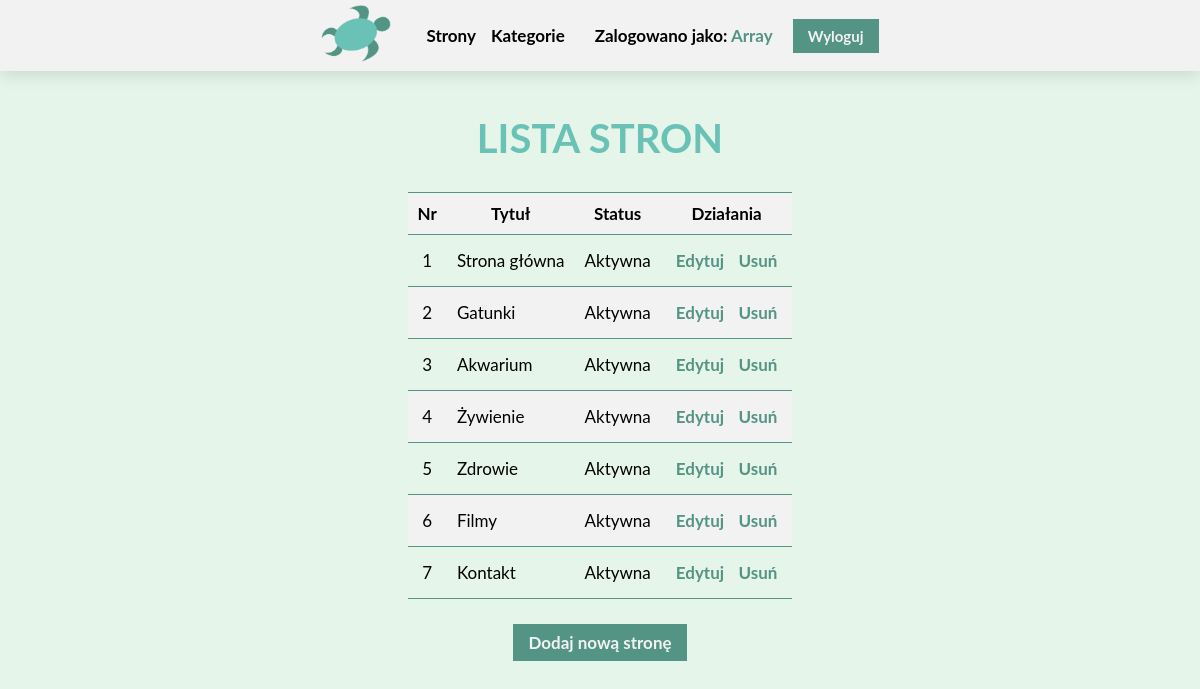
The app's page /admin/admin.php (signed in) with its own data.
### tables this page shows
CREATE TABLE `page_list` (
  `id` int NOT NULL,
  `page_title` varchar(255) NOT NULL,
  `page_content` text NOT NULL,
  `alias` varchar(20) NOT NULL,
  `status` tinyint(1) NOT NULL DEFAULT '1'
);

### admin/pageAdmin.php (the view, shortened to what this page needs)
<?php
require_once('../cfg.php');
function pageList()
{
    global $conn;
    $query = "SELECT * FROM page_list ORDER BY 'id' DESC LIMIT 100";
    $result = mysqli_query($conn, $query);
    $list = '<div class="main-header">
                <h1>Lista stron</h1>
            </div>';
    $list .= '<table class="table">
                    <tr>
                        <th>Nr</th>
                        <th>Tytuł</th>
                        <th>Status</th>
                        <th>Działania</th>
                    </tr>';
    while ($row = mysqli_fetch_assoc($result)) {
        if ($row['status'] == 1)
            $status = "Aktywna";
        else
            $status = "Nieaktywna";
        $list .= '<tr> <td>' . $row['id'] . '</td> <td>' . $row['page_title'] . '</td> <td>' . $status . '</td>';
        $list .= '<td>
                    <form method="POST" action="' . $_SERVER['REQUEST_URL'] . '" enctype="multipart/form-data">
                        <input type="hidden" id="page" name="page" value="' . $row['id'] . '">
                        <a href="./admin.php?id=edycja_strony&page=' . $row['id'] . '" class="admin-btn"> Edytuj</a>
                        <input type="submit" name="delete" class="admin-btn" value="Usuń" />
                    </form>
                </td> </tr>';
    }
    $list .= '</table>';
    $list .= '<a href="./admin.php?id=nowa_strona" class="btn">Dodaj nową stronę</a>';
    echo $list;
}
?>

### admin/admin.php (shortened to what this page needs)
<!DOCTYPE html>
<html lang="en">
  <head>
    <link rel="stylesheet" href="../css/admin.css" />
  </head>
  <body>
    <header class="header">
      <a href="./admin.php">
        <img src="../images/logo.png" alt="Logo" class="logo" />
      </a>
      <ul class="menu">
        <li><a href="./admin.php?id=lista_stron" class="menu-item">Strony</a></li>
        <li><a href="./admin.php?id=lista_kategorii" class="menu-item">Kategorie</a></li>
      </ul>
        <?php
          if (isset($_SESSION['user'])) {
            echo
            '<ul class="menu">
                    <li>Zalogowano jako: <span class="highlight">' . $_SESSION['user'] . '</span></li>
                    <li>
                      <form method="POST">
                        <input type="submit" name="logout" class="btn" value="Wyloguj" />
                      </form> </ul>';
          }
        ?>
    </header>
    <section class="section admin">
      <div class="section-center clearfix">
        <div class="section-text">
          <?php
                require_once('./login.php');
                require_once('./pageAdmin.php');
                switch ($_GET['id']) {
                    default:
                    if (!isset($_SESSION['user']))
                        loginForm();
                      else
                        pageList();
                }
            ?>
        </div>
      </div>
    </section>
  </body>
</html>

### css/admin.css (style rules this page uses)
.highlight { color: var(--dark-green); }
.header .btn { margin: 5px; font-size: 15px; border-radius: 0; cursor: pointer; }
.main-header h1 { margin-top: 50px; margin-bottom: 15px; }
.section { min-height: 100vh; background: var(--light-green); }
.section-text { width: 100%; display: flex; flex-direction: column; align-items: center; }
.btn { font-size: 17px; }
.admin-btn { padding: 5px; font-weight: bold; color: var(--dark-green); background: none; border: none; cursor: pointer; }
.table { margin: 15px 0 20px; }
.table td:nth-of-type(odd) { text-align: center; }

### css/style.css (style rules this page uses)
:root { --dark-green: #549484; --green: #69c2b5; --light-green: #e5f5ea; --black: #1a1d21; --white: #f2f2f2; --dm-green: #2a4a42; --font: "Lato", sans-serif; --spacing: 2px; --radius: 5px; --shadow: 0 5px 15px rgba(0, 0, 0, 0.1); --transition: all 0.3s linear; }
html { scroll-behavior: smooth; }
* { margin: 0; padding: 0; box-sizing: border-box; font-family: var(--font); font-size: 17px; transition: var(--transition); }
a { text-decoration: none; }
img { width: 100%; object-fit: cover; border-radius: var(--radius); }
.section-center { margin: 0 auto; padding: 64px 0; width: 85vw; max-width: 1170px; }
.clearfix::after { content: ""; clear: both; display: table; }
.header { width: 100vw; position: fixed; top: 0; display: flex; justify-content: center; align-items: center; gap: 30px; background: var(--white); box-shadow: var(--shadow); }
.logo { width: 80px; padding: 5px; }
.menu { display: flex; justify-content: space-evenly; align-items: center; gap: 15px; font-size: 17px; font-weight: bold; list-style: none; }
.menu a { color: black; }
.main-header h1 { margin-bottom: 50px; font-size: 40px; text-align: center; text-transform: uppercase; color: var(--green); }
.section-text { width: 50%; display: inline; }
.btn { margin: 5px 10px; padding: 8px 15px; font-size: 16px; font-weight: bold; color: var(--white); background: var(--dark-green); border: none; cursor: pointer; }
.table { margin-top: 15px; border-collapse: collapse; }
.table th, .table td { padding: 10px; }
.table tr { border-bottom: 1px solid var(--dark-green); }
.table tr:first-child { border-top: 1px solid var(--dark-green); }
.table tr:nth-of-type(odd) { background: var(--white); }
.highlight { color: var(--light-green); }

### records on screen
page_list: id "1", page_title "Strona główna", status "Aktywna"
page_list: id "2", page_title "Gatunki", status "Aktywna"
page_list: id "3", page_title "Akwarium", status "Aktywna"
page_list: id "4", page_title "Żywienie", status "Aktywna"
page_list: id "5", page_title "Zdrowie", status "Aktywna"
page_list: id "6", page_title "Filmy", status "Aktywna"
page_list: id "7", page_title "Kontakt", status "Aktywna"

### other values on screen
$_SESSION['user'] "Array"
